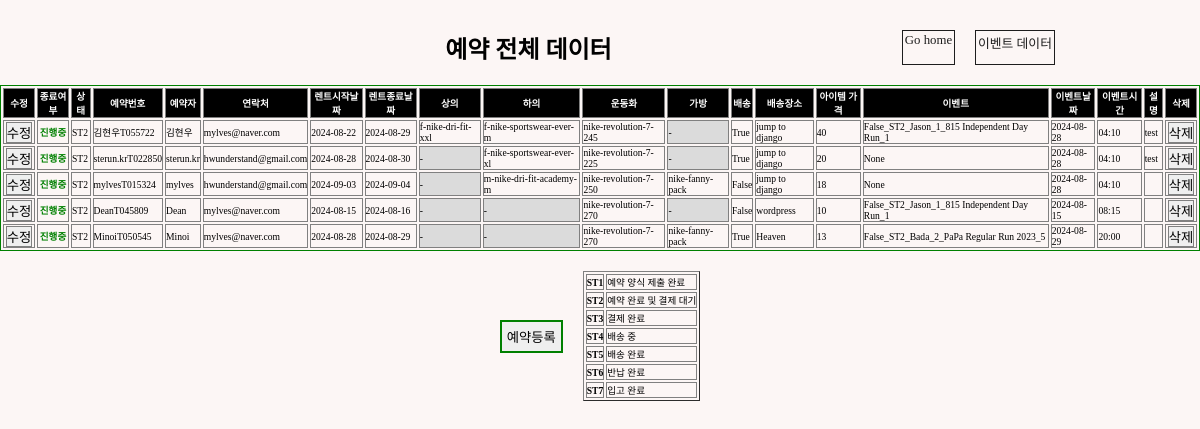
Before: /data/ (signed in) with the older database file.
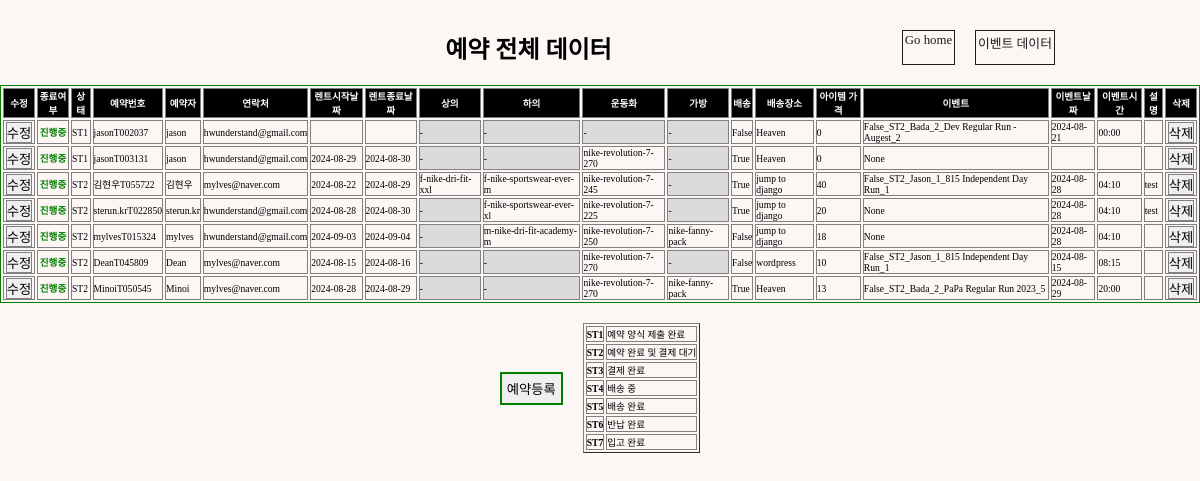
After: the same page with the newer database file.
### rental/models.py (models this page shows, shortened)
class Reservation(models.Model):
    STATUS_CHOICE = [
        ("ST1", "예약 양식 제출 완료"),
        ("ST2", "예약 완료 및 결제 대기"),
        ("ST3", "결제 완료"),
        ("ST4", "배송 중"),
        ("ST5", "배송 완료"),
        ("ST6", "반납 완료"),
        ("ST7", "입고 완료"),
    ]
    reserv_id = models.CharField(
        max_length=20,
        primary_key=True,
        default="Required_pk",
    )
    username = models.CharField(max_length=20)
    email = models.CharField(max_length=50, blank=False)
    address = models.CharField(max_length=50, blank=False)
    start_date = models.DateField(blank=True,null=True)
    start_time = models.TimeField(blank=True, null=True)
    end_date = models.DateField(blank=True,null=True)
    end_time = models.TimeField(blank=True, null=True)
    top = models.ForeignKey(
        Item,
        on_delete=models.CASCADE,
        limit_choices_to={"category": "top"},
        related_name="topName",
        blank=True,
        null=True,
    )
    bottom = models.ForeignKey(
        Item,
        on_delete=models.CASCADE,
        limit_choices_to={"category": "bottom"},
        related_name="bottomName",
        blank=True,
        null=True,
    )
    shoes = models.ForeignKey(
        Item,
        on_delete=models.CASCADE,
        limit_choices_to={"category": "shoes"},
        related_name="shoesName",
        blank=True,
        null=True,
    )
    bag = models.ForeignKey(
        Item,
        on_delete=models.CASCADE,
        limit_choices_to={"category": "bag"},
        related_name="bagName",
        blank=True,
        null=True,
    )
    event = models.ForeignKey(
        GuestRun,
        on_delete=models.CASCADE,
        blank=True,
        null=True,
    )
    event_date = models.DateField(blank=True,null=True)
    event_time = models.TimeField(blank=True, null=True)
    image = models.ImageField(upload_to="reservation", blank=True)
    message = models.TextField(blank=True)
    status = models.CharField(
        max_length=3,
        choices=STATUS_CHOICE,
        default="ST1",
    )
    amount = models.IntegerField(default=0)
    paypal_link = models.CharField(max_length=50, blank=False, default="-")
    delivery = models.BooleanField(default=False)
    completed = models.BooleanField(default=False)

### items/models.py (models this page shows)
class Item(models.Model):
    CATEGORY = [
        ("shoes", "Shoes"),
        ("top", "Top"),
        ("bottom", "Bottom"),
        ("bag", "Bag & Pouch"),
        ("etc", "ETC"),
    ]
    SIZE = [
        ("Others", "free"),
        (
            "shoes",
            (
                ("220", "220mm"),
                ("225", "225mm"),
                ("230", "230mm"),
                ("235", "235mm"),
                ("240", "240mm"),
                ("245", "245mm"),
                ("250", "250mm"),
                ("255", "255mm"),
                ("260", "260mm"),
                ("265", "265mm"),
                ("270", "270mm"),
                ("275", "275mm"),
                ("280", "280mm"),
                ("285", "285mm"),
                ("290", "290mm"),
                ("295", "295mm"),
                ("300", "300mm"),
            ),
        ),
        (
            "top",
            (
                ("XS", "XS"),
                ("S", "S"),
                ("M", "M"),
                ("L", "L"),
                ("XL", "XL"),
                ("XXL", "XXL"),
            ),
        ),
        (
            "bottom",
            (
                ("XXS", "XXS"),
                ("XS", "XS"),
                ("S", "S"),
                ("M", "M"),
                ("L", "L"),
                ("XL", "XL"),
                ("XXL", "XXL"),
                ("3XL", "3XL"),
                ("4XL", "4XL"),
                ("5XL", "5XL"),
            ),
        ),
    ]
    GENDER = {("M", "Male"), ("F", "Female"), ("E", "NO Gender")}
    category = models.CharField(max_length=10, choices=CATEGORY)
    gender = models.CharField(max_length=1, blank=True, choices=GENDER)
    name = models.CharField(max_length=20, blank=True)
    model_num = models.CharField(primary_key=True, max_length=50, blank=True)
    size = models.CharField(max_length=10, blank=True, choices=SIZE)
    amount = models.IntegerField(default=0, blank=True)
    link = models.URLField(blank=True)
    def __str__(self):
        return self.model_num

### events/models.py (models this page shows)
class GuestRun(models.Model):
    STATUS_CHOICE = [
        ("ST1", "Checking"),
        ("ST2", "On-Sale"),
        ("ST3", "Sold-Out"),
        ("ST4", "Closed"),
    ]
    LEVEL = [
        ("Level-1, 800","800"),
        ("Level-2, 730","730"),
        ("Level-3, 700","700"),
        ("Level-4, 630","630"),
        ("Level-5, 600","600"),
        ("Level-6, 530","530"),
        ("Full Access","Free"),
    ]
    event_id = models.AutoField(
        primary_key=True,
    )
    title = models.CharField(max_length=50)
    manager = models.ForeignKey(Manager, related_name="manager",blank=False, null=True, on_delete=models.SET_NULL)
    start_date = models.DateField(blank=True, null=True)
    start_time = models.TimeField(blank=True, null=True)
    end_date = models.DateField(blank=True, null=True)
    end_time = models.TimeField(blank=True, null=True)
    image = ResizedImageField(size=[1402,1000], upload_to="runMain", blank=True)
    route_image = ResizedImageField(size=[1402,1402], upload_to="runRoute", blank=True)
    start_point = models.CharField(max_length=50)
    status = models.CharField(
        max_length=8,
        choices=STATUS_CHOICE,
        default="ST1",
    )
    level = models.CharField(
        max_length=15,
        choices=LEVEL,
        default="Free",
    )
    amount = models.IntegerField(default=0)
    route = models.CharField(max_length=50, blank=False)
    desc = models.TextField(blank=True, default="-")
    completed = models.BooleanField(default=False)
    def __str__(self):
        return str(self.completed) + "_" + str(self.status)+"_"+ str(self.manager) + "_" + str(self.title)+"_"+ str(self.event_id)

### community/models.py (models this page shows)
class Manager(models.Model):
    m_id = models.AutoField(primary_key=True)
    account = models.ForeignKey(User, on_delete=models.CASCADE)
    name = models.CharField(max_length=20)
    email = models.CharField(max_length=50, blank=False)
    age = models.IntegerField(default=0)
    image = ResizedImageField(size=[200,200], upload_to="avatar", blank=False)
    def __str__(self):
        return self.name + "_"+ str(self.m_id)

### community/views.py (the view)
# urls.py: path("data/", views.data, name="data"),
def data(request):
    reservation = Reservation.objects.all().order_by("status")
    context = {"reservation": reservation}
    return render(request, "admin/data.html", context)

### templates/admin/data.html (shortened to what the changed rows need)
{% load static %}
<!DOCTYPE html>
<html lang="en">
  <head>
    <link rel="stylesheet" type="text/css" href="{% static 'css/sterna.css' %}"/>
    <link href="https://cdnjs.cloudflare.com/ajax/libs/bootstrap-datetimepicker/3.0.0/css/bootstrap-datetimepicker.min.css" rel="stylesheet"/>
  </head>
  <body>
    {% if user.is_staff %}
      <div class="tocenter">
        <div class="flex-row" style="width:100%; margin: 30px 0 20px 0; justify-content:space-around;">
          <div>
            <h2>예약 전체 데이터</h2>
          </div>
        </div>
      </div>
      <div>
        <table border="1px solid black" bordercolor="green" style="font-size:0.6rem; width:100%;">
          <tr style="background-color:black; color:white;">
            <th scope="col" style="width:30px; text-align:center">수정</th>
            <th scope="col" style="width:30px; text-align:center">종료여부</th>
            <th scope="col">상태</th>
            <th scope="col">예약번호</th>
            <th scope="col">예약자</th>
            <th scope="col">연락처</th>
            <th scope="col">렌트시작날짜</th>
            <th scope="col">렌트종료날짜</th>
            <th scope="col">상의</th>
            <th scope="col">하의</th>
            <th scope="col">운동화</th>
            <th scope="col">가방</th>
            <th scope="col">배송</th>
            <th scope="col">배송장소</th>
            <th scope="col">아이템 가격</th>
            <th scope="col">이벤트</th>
            <th scope="col">이벤트날짜</th>
            <th scope="col">이벤트시간</th>
            <th scope="col">설명</th>
            <th scop="com">삭제</th>
          </tr>
          {% for data in reservation %}
            <tr>
              <td style="width:30px; text-align:center">
                <a href="{% url "rental:update" data.pk %}">
                  <button>수정</button>
                </a>
              </td>
              {% if data.completed == True %}
                <td style="color:white; font-weight:bold; background-color:grey; text-align:center;">완료</td>
              {% else %}
                <td style="color:green; font-weight:bold; text-align:center;">진행중</td>
              {% endif %}
              <td>{{data.status}}</td>
              <td>{{data.reserv_id}}</td>
              <td>{{data.username}}</td>
              <td>{{data.email}}</td>
              <td>{{data.start_date | date:"Y-m-d"}}</td>
              <td>{{data.end_date | date:"Y-m-d"}}</td>
              {% if data.top.name == None %}
                <td style='background-color:#DBDBDB;'>-</td>
              {% else %}
                <td>{{data.top}}</td>
              {% endif %}
              {% if data.bottom.name == None %}
                <td style='background-color:#DBDBDB;'>-</td>
              {% else %}
                <td>{{data.bottom}}</td>
              {% endif %}
              {% if data.shoes.name == None %}
                <td style='background-color:#DBDBDB;'>-</td>
              {% else %}
                <td>{{data.shoes}}</td>
              {% endif %}
              {% if data.bag.name == None %}
                <td style='background-color:#DBDBDB;'>-</td>
              {% else %}
                <td>{{data.bag}}</td>
              {% endif %}
              <td>{{data.delivery}}</td>
              <td>{{data.address}}</td>
              <td>{{data.amount}}</td>
              <td>{{data.event}}</td>
              <td>{{data.event_date | date:"Y-m-d"}}</td>
              <td>{{data.event_time | time:"H:i"}}</td>
              <td>{{data.message}}</td>
              <td style="width:30px; text-align:center">
                <div class="del-button">
                  <a href="{% url "rental:delpage" data.pk %}">
                    <button>삭제</button>
                  </a>
                </div>
              </td>
            </tr>
          {% endfor %}
        </table>
        <div class="flex-row">
          <table style="margin:20px 0 0 20px;" border="1">
            <tr style='font-weight:normal; font-size:0.6rem;'>
              <th>ST1</th>
            </tr>
            <tr style='font-weight:normal; font-size:0.6rem;'>
              <th>ST2</th>
            </tr>
            <tr style='font-weight:normal; font-size:0.6rem;'>
              <th>ST3</th>
            </tr>
            <tr style='font-weight:normal; font-size:0.6rem;'>
              <th>ST4</th>
            </tr>
            <tr style='font-weight:normal; font-size:0.6rem;'>
              <th>ST5</th>
            </tr>
            <tr style='font-weight:normal; font-size:0.6rem;'>
              <th>ST6</th>
            </tr>
            <tr style='font-weight:normal; font-size:0.6rem;'>
              <th>ST7</th>
            </tr>
          </table>
        </div>
      </div>
    {% endif %}
  </body>
</html>

Changed rows visible on the page:
added Reservation: completed "진행중", status "ST1", reserv_id "jasonT002037", username "jason", email "hwunderstand@gmail.com", delivery "False", address "Heaven", amount "0", event "False_ST2_Bada_2_Dev Regular Run - Augest_2", event_date "2024-08-21", event_time "00:00"
added Reservation: completed "진행중", status "ST1", reserv_id "jasonT003131", username "jason", email "hwunderstand@gmail.com", start_date "2024-08-29", end_date "2024-08-30", shoes "nike-revolution-7-270", delivery "True", address "Heaven", amount "0", event "None"
